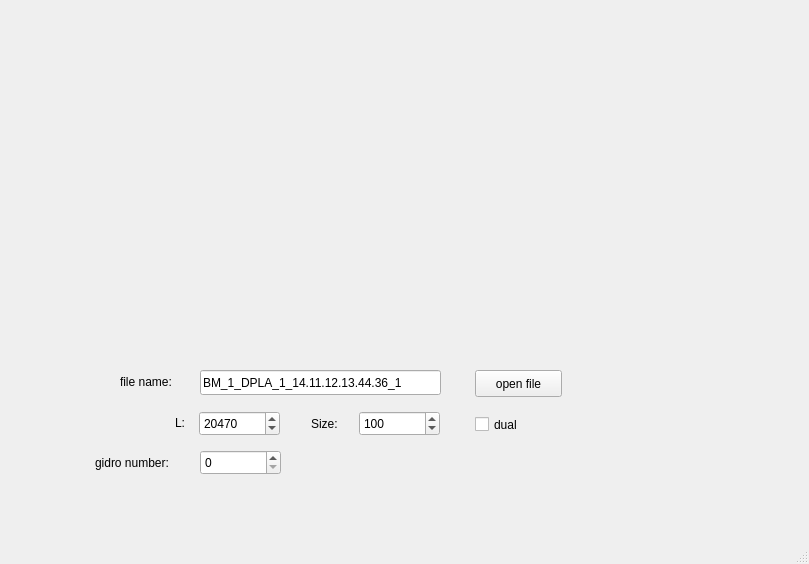
<?xml version="1.0" encoding="UTF-8"?>
<ui version="4.0">
 <class>MainWindow</class>
 <widget class="QMainWindow" name="MainWindow">
  <property name="geometry">
   <rect>
    <x>0</x>
    <y>0</y>
    <width>809</width>
    <height>564</height>
   </rect>
  </property>
  <property name="windowTitle">
   <string>MainWindow</string>
  </property>
  <widget class="QWidget" name="centralwidget">
   <widget class="QwtPlot" name="qwtPlot_signal">
    <property name="geometry">
     <rect>
      <x>70</x>
      <y>30</y>
      <width>641</width>
      <height>321</height>
     </rect>
    </property>
   </widget>
   <widget class="QPushButton" name="pushButton_openFile">
    <property name="geometry">
     <rect>
      <x>475</x>
      <y>370</y>
      <width>87</width>
      <height>27</height>
     </rect>
    </property>
    <property name="text">
     <string>open file</string>
    </property>
   </widget>
   <widget class="QLineEdit" name="lineEdit_filename">
    <property name="geometry">
     <rect>
      <x>200</x>
      <y>370</y>
      <width>241</width>
      <height>25</height>
     </rect>
    </property>
    <property name="inputMask">
     <string/>
    </property>
    <property name="text">
     <string>BM_1_DPLA_1_14.11.12.13.44.36_1</string>
    </property>
   </widget>
   <widget class="QLabel" name="label_fileName">
    <property name="geometry">
     <rect>
      <x>120</x>
      <y>374</y>
      <width>58</width>
      <height>15</height>
     </rect>
    </property>
    <property name="text">
     <string>file name:</string>
    </property>
   </widget>
   <widget class="QLabel" name="label_borderLow">
    <property name="geometry">
     <rect>
      <x>175</x>
      <y>415</y>
      <width>21</width>
      <height>16</height>
     </rect>
    </property>
    <property name="text">
     <string>L:</string>
    </property>
   </widget>
   <widget class="QLabel" name="label_borderSize">
    <property name="geometry">
     <rect>
      <x>311</x>
      <y>416</y>
      <width>41</width>
      <height>16</height>
     </rect>
    </property>
    <property name="text">
     <string>Size:</string>
    </property>
   </widget>
   <widget class="QSpinBox" name="spinBox_borderLow">
    <property name="geometry">
     <rect>
      <x>199</x>
      <y>411</y>
      <width>81</width>
      <height>25</height>
     </rect>
    </property>
    <property name="maximum">
     <number>100000</number>
    </property>
    <property name="singleStep">
     <number>1</number>
    </property>
    <property name="value">
     <number>20470</number>
    </property>
   </widget>
   <widget class="QSpinBox" name="spinBox_borderSize">
    <property name="geometry">
     <rect>
      <x>359</x>
      <y>411</y>
      <width>81</width>
      <height>25</height>
     </rect>
    </property>
    <property name="maximum">
     <number>100000</number>
    </property>
    <property name="singleStep">
     <number>1</number>
    </property>
    <property name="value">
     <number>100</number>
    </property>
   </widget>
   <widget class="QCheckBox" name="checkBox_dual">
    <property name="geometry">
     <rect>
      <x>475</x>
      <y>414</y>
      <width>91</width>
      <height>21</height>
     </rect>
    </property>
    <property name="text">
     <string>dual</string>
    </property>
   </widget>
   <widget class="QSpinBox" name="spinBox_gidroNumber">
    <property name="geometry">
     <rect>
      <x>200</x>
      <y>450</y>
      <width>81</width>
      <height>25</height>
     </rect>
    </property>
    <property name="minimum">
     <number>0</number>
    </property>
    <property name="maximum">
     <number>177</number>
    </property>
    <property name="singleStep">
     <number>1</number>
    </property>
    <property name="value">
     <number>0</number>
    </property>
   </widget>
   <widget class="QLabel" name="label_gidroNumber">
    <property name="geometry">
     <rect>
      <x>95</x>
      <y>453</y>
      <width>101</width>
      <height>20</height>
     </rect>
    </property>
    <property name="text">
     <string>gidro number:</string>
    </property>
   </widget>
  </widget>
  <widget class="QMenuBar" name="menubar">
   <property name="geometry">
    <rect>
     <x>0</x>
     <y>0</y>
     <width>809</width>
     <height>25</height>
    </rect>
   </property>
  </widget>
  <widget class="QStatusBar" name="statusbar"/>
 </widget>
 <customwidgets>
  <customwidget>
   <class>QwtPlot</class>
   <extends>QFrame</extends>
   <header>qwt_plot.h</header>
  </customwidget>
 </customwidgets>
 <resources/>
 <connections/>
</ui>
